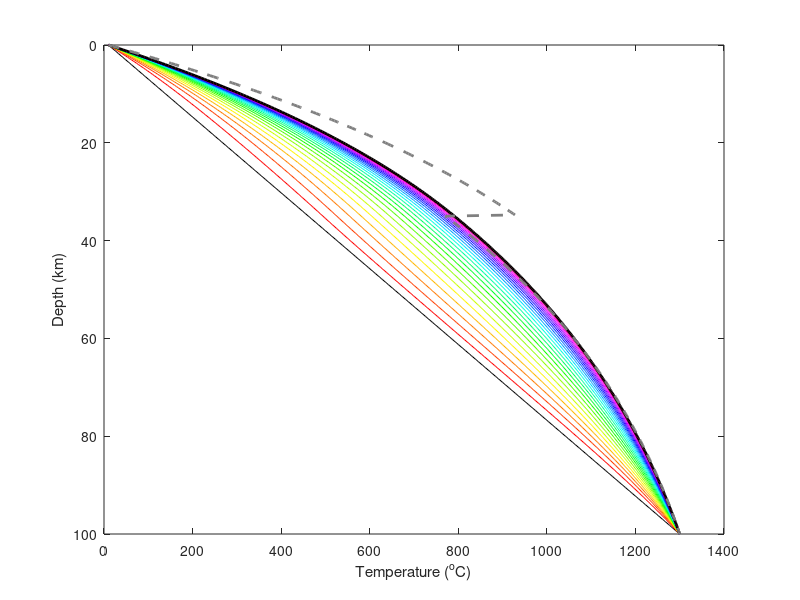

Reproduce this figure in MATLAB.
% model numerically solves the transient conduction-advection heat equation
% Equations are after Moore and England (2001) and Braun, van der Beek, and
% Batt (2006).
% Author: Sean F. Gallen
% email: sean.gallen[at]colostate.edu
% Date modified: 12/07/2019

%% clear workspace
clear
clc

%%%%%%%%%%%%%%%%%%%%%%%%%%%%%%%%%%%%%%%%%%%%%%%%%%%%%%%%%%%%%%%%%%%%%%%%%%%
%% set parameters
run_time = 100;     % run time in Ma.
ei = 0.5;           % initial erosion rate in km/Myr
Ts = 10;            % surface temperature in degrees C
Tb = 1300;          % temperature at the base of the lithosphere
k = 25;             % thermal conduction coefficient
lambda = 0.4;       % this is for stability, usually between 0.5 and 0.05 is good.
                    % reduce the number of the problem becomes unstable
                    
Zmin = 0;           % min Z in terms of km
Zmax = 100;         % max Z in terms of km (approximation of base of lithosphere
Zc = 35;            % crustal thickness in km
dZ = 0.25;          % increments of Z in km -- as this decreases lambda needs to decrease

n_plots = 25;       % number of transient thermal geotherms plotted

% crustal/lithospheric heat production parameters
K = 1000;           % thermal conductivity
p = 3000;           % mean crustal density
Ac = 0.35e-6;       % heat production in crust
Am = 0.02e-6;       % heat production in mantle

%%%%%%%%%%%%%%%%%%%%%%%%%%%%%%%%%%%%%%%%%%%%%%%%%%%%%%%%%%%%%%%%%%%%%%%%%%%

%%
Z = Zmin:dZ:Zmax;   % Z (depth) vector

% derive heat production profile
A(Z >= 0) = Ac;
A(Z >= Zc) = Am;

A = A./(K*p).*3.154e+7.*1e6;  % C/Myr

%%
% estimate To with ei or ~0 with Brauns peclet number equation
Pe = (1e-9.*max(Z))/k; % peclect number from braun
To = (1-exp(1).^(-Pe.*(Z./max(Z))))./(1-exp(1).^(-Pe));
To = To.*(Tb-Ts)+Ts;

% make dt such that lambda is 0.5
dt = lambda*(dZ^2)/k;

% cast time vector for numerical calculations
time_v = 0:dt:run_time;

figure(1)
hold off
plot(To,Z,'k-'); hold on
axis ij
xlabel('Temperature (^oC)')
ylabel('Depth (km)')

% set up plotting for transient profiles
t_plots = round(round(length(time_v))./n_plots);
n_plots = round(round(length(time_v))./t_plots);
np = 1;

% colors for the transient profiles
cols = hsv(n_plots);

% place thermal boundary conditions on To for curvature calculation and
% slope calculation. This will take care of edge effects.
To_pad = nan(1,length(To)+2);
To_pad(2:end-1) = To;
To_pad(1) = Ts;
To_pad(end) = Tb;

h = waitbar(0,'running thermal code...');
for t = 1:length(time_v)

    % calculate the first derivative and advect;
    dTdz = ((To_pad(2:end-1) - To_pad(3:end))./dZ).*-ei.*dt;
    
    % calculate second derivative and diffuse
    ddTddz = ((To_pad(3:end) - 2.*(To_pad(2:end-1)) + To_pad(1:end-2))).*lambda;
    
    % add the conduction and advection to gether to predict change in
    % thermal profile
    dTdt = ddTddz+dTdz+(A.*dt);
    
    % add to previous thermal state and deal with boundaries
    To = To + dTdt;
    To(1) = Ts;
    To(end) = Tb;

    % update the finite difference vector
    To_pad(2:end-1) = To;
    
    % plot as needed
    if rem(t,t_plots) == 0
        plot(To,Z,'-','color',cols(np,:));
        np = np+1;
    end
    waitbar(t/length(time_v),h);
end
close(h)

% final model position
plot(To,Z,'k-','linewidth',2); hold on


% Batt Brandon (2002) steady-state solution
Tz = Ts + (Tb-Ts+((A.*Zmax)./ei)).*((1-exp(-ei.*Z./k))./(1-exp(-ei.*Zmax./k)))-((A.*Z)./ei);
plot(Tz,Z,'k--','linewidth',2,'color',[0.5 0.5 0.5]); hold on


